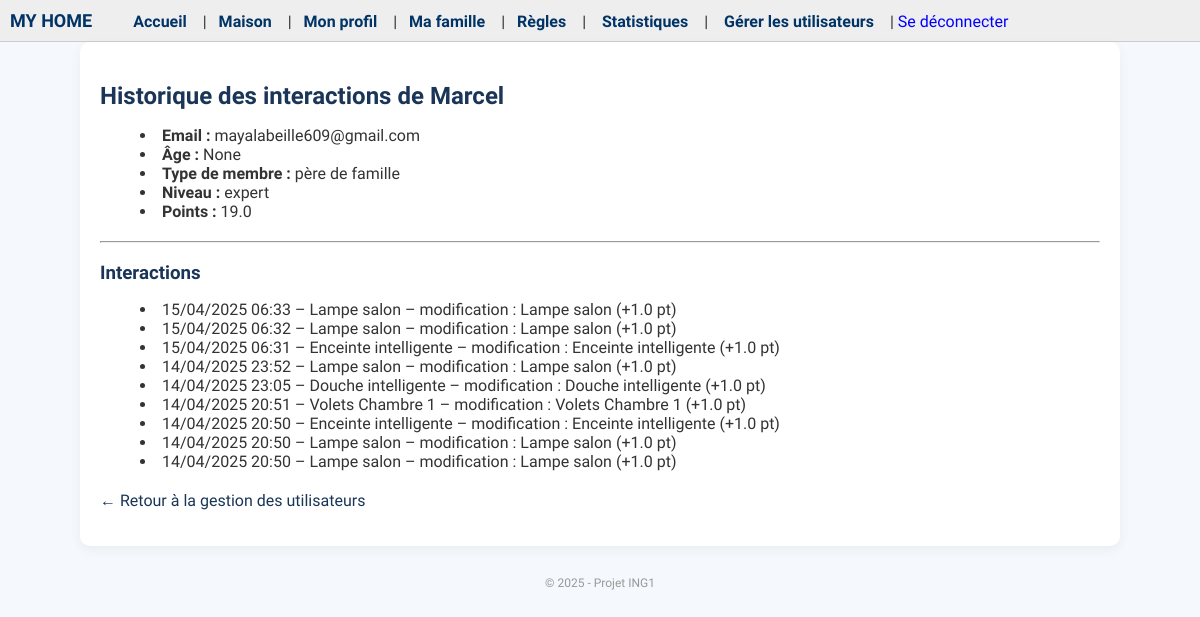
The app's page /utilisateur/3/interactions/ (signed in), older data.
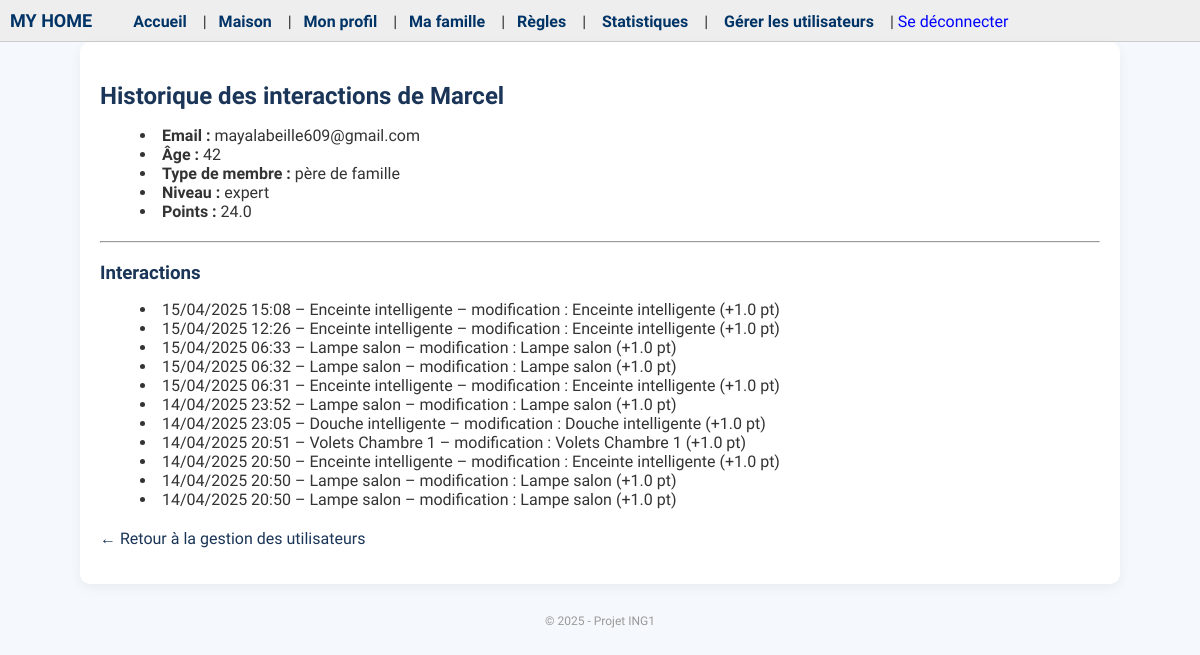
The same page, newer data.
### users/models.py (models this page shows, shortened)
class User(AbstractUser):
    age = models.IntegerField(null=True, blank=True)
    birth_date = models.DateField(null=True, blank=True)
    type_membre = models.CharField(max_length=50, null=True, blank=True)
    niveau = models.CharField(max_length=15, default="débutant")
    points = models.FloatField(default=0.0)
    photo = models.ImageField(upload_to='photos_profil/', null=True, blank=True)  #
    est_valide = models.BooleanField(default=False)

### objets/models.py (models this page shows, shortened)
class Interaction(models.Model):
    utilisateur = models.ForeignKey(User, on_delete=models.CASCADE)
    objet = models.ForeignKey(ObjetConnecte, on_delete=models.CASCADE)
    date = models.DateTimeField(auto_now_add=True)
    action = models.CharField(max_length=50)
    points_gagnes = models.FloatField(default=0)

class ObjetConnecte(models.Model):
    nom = models.CharField(max_length=100)
    type_objet = models.CharField(max_length=100)
    etat = models.CharField(max_length=100, default="éteint")
    piece = models.ForeignKey(Piece, related_name="objets", on_delete=models.CASCADE)
    intensite = models.PositiveIntegerField(null=True, blank=True)  # lumière
    couleur = models.CharField(max_length=20, null=True, blank=True)
    volume = models.PositiveIntegerField(null=True, blank=True)  # enceinte
    musique = models.CharField(max_length=100, null=True, blank=True)
    temperature = models.FloatField(null=True, blank=True)  # thermostat, sèche-serviette
    mode = models.CharField(max_length=50, null=True, blank=True)  # thermostat, lit
    position = models.CharField(max_length=20, null=True, blank=True)  # volet, parasol, lit
    consommation_eau = models.FloatField(null=True, blank=True)  # capteur d'eau
    restreint_enfant = models.BooleanField(default=False)
    controle_parent_uniquement = models.BooleanField(default=False)
    date_derniere_interaction = models.DateTimeField(null=True, blank=True)

### users/views.py (the view)
# urls.py: path('utilisateur/<int:user_id>/interactions/', views.voir_interactions_utilisateur, name='voir_interactions_utilisateur'),
@login_required
def voir_interactions_utilisateur(request, user_id):
    if request.user.niveau != "expert":
        return HttpResponseForbidden("Accès réservé aux experts.")
    utilisateur = User.objects.get(id=user_id)
    interactions = Interaction.objects.filter(utilisateur=utilisateur).order_by('-date')
    return render(request, 'interactions_utilisateur.html', {
        'utilisateur_cible': utilisateur,
        'interactions': interactions
    })

### templates/interactions_utilisateur.html (shortened to what this page needs)
{% extends 'base.html' %}
{% block content %}
  <h2>Historique des interactions de {{ utilisateur_cible.username }}</h2>
  <ul>
    <li><strong>Email :</strong> {{ utilisateur_cible.email }}</li>
    <li><strong>Âge :</strong> {{ utilisateur_cible.age }}</li>
    <li><strong>Type de membre :</strong> {{ utilisateur_cible.type_membre }}</li>
    <li><strong>Niveau :</strong> {{ utilisateur_cible.niveau }}</li>
    <li><strong>Points :</strong> {{ utilisateur_cible.points }}</li>
  </ul>
  <hr>
  <h3>Interactions</h3>
  {% if interactions %}
    <ul>
      {% for interaction in interactions %}
        <li>
          {{ interaction.date|date:"d/m/Y H:i" }} – {{ interaction.objet.nom }} – {{ interaction.action }} (+{{ interaction.points_gagnes }} pt)
        </li>
      {% endfor %}
    </ul>
  {% else %}
    <p>Aucune interaction enregistrée pour cet utilisateur.</p>
  {% endif %}
  <p><a href="{% url 'liste_utilisateurs' %}">← Retour à la gestion des utilisateurs</a></p>
{% endblock %}

### templates/base.html (shortened to what this page needs)
<!DOCTYPE html>
{% load static %}
<html lang="fr">
<link rel="stylesheet" href="https://code.jquery.com/ui/1.13.2/themes/base/jquery-ui.css">
<head>
    <link rel="stylesheet" href="{% static 'style.css' %}">
	<link rel="stylesheet" href="https://cdnjs.cloudflare.com/ajax/libs/font-awesome/6.5.0/css/all.min.css">
    <link rel="stylesheet" href="{% static 'style.css' %}">
</head>
<body>
<header>
    <nav style="background-color: #eee; padding: 10px; border-bottom: 1px solid #ccc;">
        <span style="font-weight: bold; font-size: 18px;">MY HOME</span>
			<a href="{% url 'accueil' %}">Accueil</a>
        {% if user.is_authenticated %}
            |<a href="{% url 'maison' %}">Maison</a>
            |<a href="{% url 'profil' %}">Mon profil</a>
            |<a href="{% url 'ma_famille' %}">Ma famille</a>
			|<a href="{% url 'regles' %}">Règles</a>
			{% if user.niveau in "avancé expert" %}
				| <a href="{% url 'statistiques' %}">Statistiques</a>
			{% endif %}
            {% if user.niveau == "expert" %}
                | <a href="{% url 'liste_utilisateurs' %}">Gérer les utilisateurs</a>
            {% endif %}
            |
            <form action="{% url 'logout' %}" method="post" style="display: inline;">
                <button type="submit" style="background: none; border: none; color: blue; cursor: pointer; font: inherit; padding: 0;">
                    Se déconnecter
                </button>
            </form>
        {% else %}
            | <a href="{% url 'login' %}">Connexion</a>
            | <a href="{% url 'register' %}">Inscription</a>
        {% endif %}
    </nav>
</header>
<main style="padding: 20px;">
    {% block content %}
    {% endblock %}
</main>
<footer style="text-align: center; font-size: 12px; color: #999; margin-top: 30px;">
    &copy; 2025 - Projet ING1
</footer>
</body>
</html>

### static/style.css (style rules this page uses)
body { font-family: 'Oswald', sans-serif; background-color: #F5F8FC; color: #333; margin: 0; padding: 0; }
h1, h2, h3 { color: #1A3557; margin-bottom: 10px; }
a { color: #1A3557; text-decoration: none; }
nav { background-color: #f0f0f0; padding: 15px; border-bottom: 2px solid #ccc; font-family: 'Oswald', sans-serif; }
nav a { text-decoration: none; color: #003366; margin: 0 12px; font-weight: bold; font-size: 16px; transition: color 0.3s ease; }
nav span { font-size: 22px; color: #003366; margin-right: 25px; font-weight: 700; }
main { padding: 40px 20px; max-width: 1000px; margin: auto; background-color: white; border-radius: 10px; box-shadow: 0 4px 12px rgba(0,0,0,0.05); }
ul { list-style: disc inside; margin-bottom: 20px; }
button, .btn { background-color: #1A3557; color: white; padding: 10px 16px; border: none; border-radius: 6px; cursor: pointer; transition: background-color 0.2s ease-in-out; }
footer { text-align: center; font-size: 12px; color: #999; margin-top: 30px; padding-bottom: 20px; }

Row changes from the older to the newer data that the page shows:
changed User "Marcel": age "None" → "42"; points "19.0" → "24.0"
added Interaction: date "15/04/2025 15:08", objet.nom "Enceinte intelligente", action "modification : Enceinte intelligente", points_gagnes "1.0"
added Interaction: date "15/04/2025 12:26", objet.nom "Enceinte intelligente", action "modification : Enceinte intelligente", points_gagnes "1.0"
